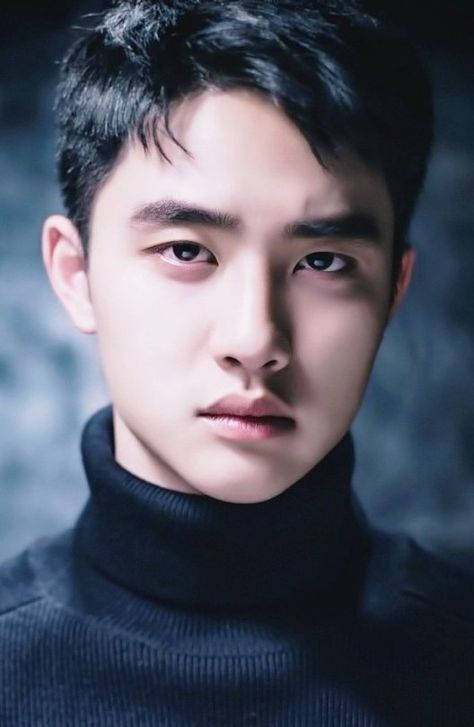
#> input picture do1.jpg, 474 x 727 px
$ python 'Average Filter.py'
#> lines starting #> are read from the running program, lines starting #| are printed output that depends on the picture
import cv2
import numpy as np

img = cv2.imread('do1.jpg')
#> img is the input picture: shape (727, 474, 3); mean B, G, R 100.6, 86.7, 83.9

kernel_size = (3, 3)

kernel = np.ones(kernel_size, np.float32) / (kernel_size[0] * kernel_size[1])

filtered_img = cv2.filter2D(img, -1, kernel)

combined_img = np.hstack([img, filtered_img])
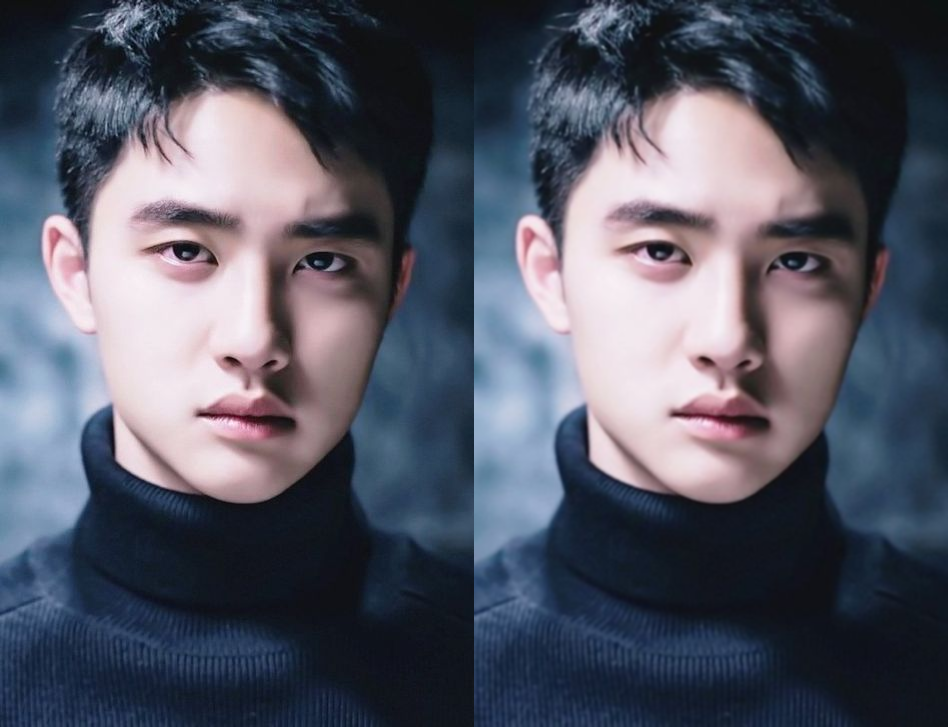
#> combined_img: shape (727, 948, 3); mean B, G, R 100.6, 86.7, 83.9
cv2.imshow('Original vs Filtered', combined_img)
cv2.waitKey(0)
cv2.destroyAllWindows()

$ run again, with do2.jpg copied over do1.jpg
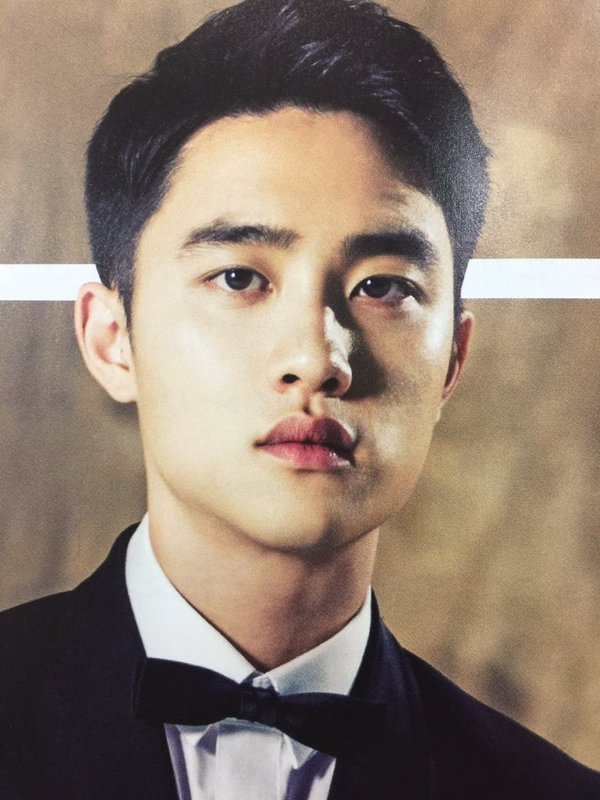
#> input picture do2.jpg, 600 x 800 px
#> img is the input picture: shape (800, 600, 3); mean B, G, R 112.4, 126.8, 143.8
#> `combined_img = np.hstack([img, filtered_img])`:
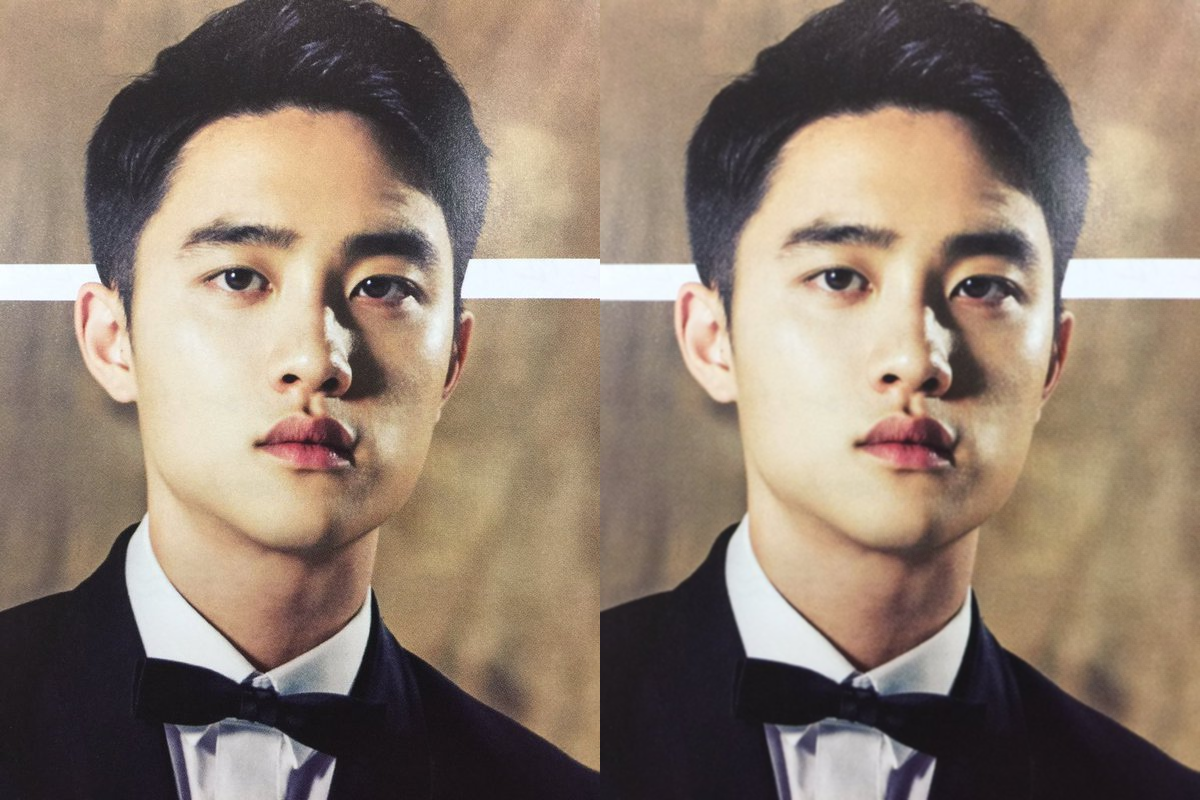
#> combined_img: shape (800, 1200, 3); mean B, G, R 112.4, 126.8, 143.8
